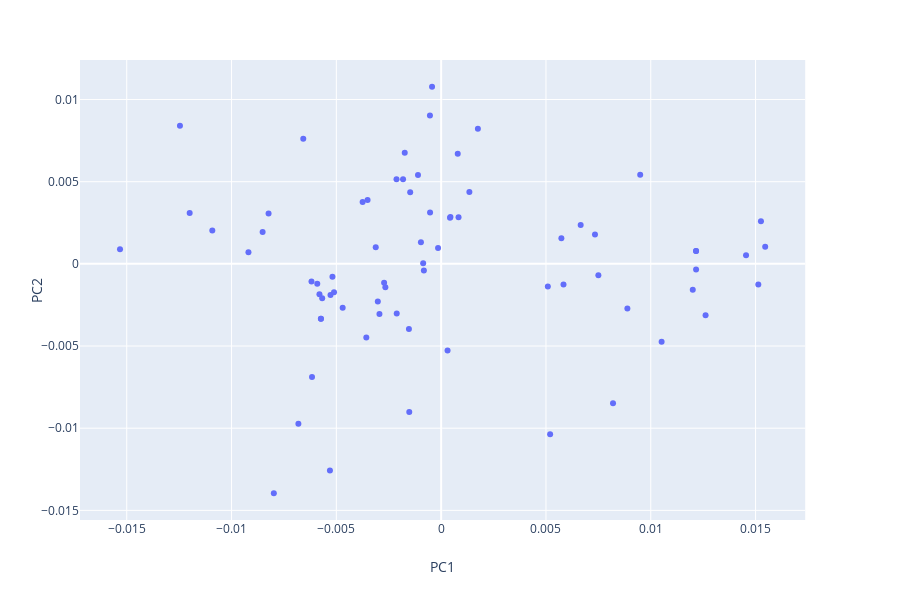

This figure's notebook cell:
### Code cell
import plotly.express as px

fig = px.scatter(df_pca, x='PC1', y='PC2', render_mode='svg', hover_data=['ID'])

fig.show()
